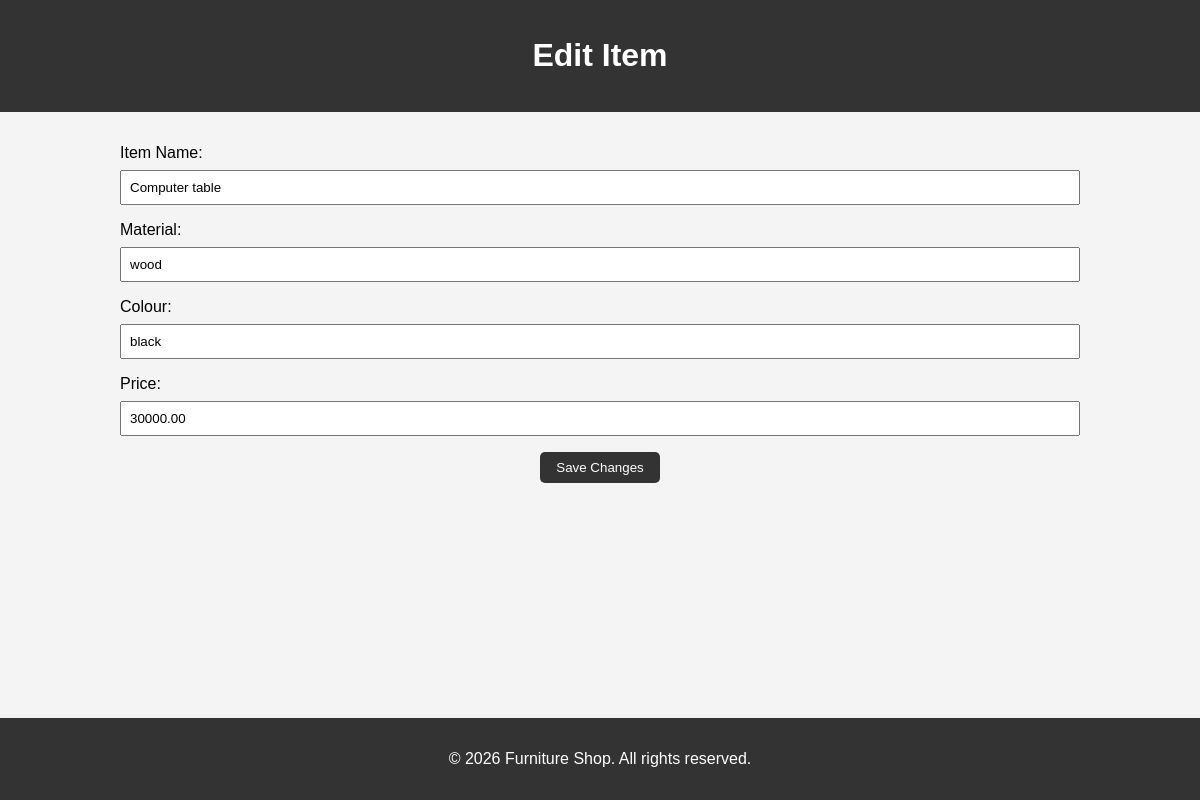
The app's page /edit_item/2/ (signed in) with its own data.
### items/models.py (models this page shows, shortened)
class Furniture(models.Model):
    item_name = models.CharField(max_length=100)
    material = models.CharField(max_length=100)
    colour = models.CharField(max_length=100)
    price = models.DecimalField(max_digits=10, decimal_places=2)

### items/views.py (the view, shortened to what this page needs)
# urls.py: path('edit_item/<int:item_id>/', views.edit_item, name='edit_item'),
@login_required
def edit_item(request, item_id):
    item = get_object_or_404(Furniture, id=item_id)
    return render(request, 'edit_item.html', {'item': item})

### items/templates/edit_item.html (shortened to what this page needs)
<!DOCTYPE html>
<html lang="en">
<head>
</head>
<body>
    <header>
        <h1>Edit Item</h1>
    </header>
    <div class="container">
        <div class="form-container">
            <form method="post">
                <div class="form-group">
                    <label for="item_name">Item Name:</label>
                    <input type="text" id="item_name" name="item_name" value="{{ item.item_name }}" required>
                </div>
                <div class="form-group">
                    <label for="material">Material:</label>
                    <input type="text" id="material" name="material" value="{{ item.material }}" required>
                </div>
                <div class="form-group">
                    <label for="colour">Colour:</label>
                    <input type="text" id="colour" name="colour" value="{{ item.colour }}" required>
                </div>
                <div class="form-group">
                    <label for="price">Price:</label>
                    <input type="number" id="price" name="price" value="{{ item.price }}" required>
                </div>
                <button type="submit">Save Changes</button>
            </form>
        </div>
    </div>
    <footer>
        <p>&copy; 2026 Furniture Shop. All rights reserved.</p>
    </footer>
</body>
</html>

### items/templates/edit_item.html (style rules this page uses)
body { font-family: Arial, sans-serif; margin: 0; padding: 0; background-color: #f4f4f4; }
header { background-color: #333; color: #fff; padding: 1rem 0; text-align: center; }
.container { width: 80%; margin: auto; overflow: hidden; }
.form-container { padding: 2rem 0; text-align: center; }
.form-group { margin-bottom: 1rem; text-align: left; }
label { display: block; margin-bottom: 0.5rem; }
input { width: 100%; padding: 0.5rem; box-sizing: border-box; }
button { padding: 0.5rem 1rem; background-color: #333; color: #fff; border: none; border-radius: 5px; cursor: pointer; }
footer { background-color: #333; color: #fff; text-align: center; padding: 1rem 0; position: fixed; width: 100%; bottom: 0; }

### records on screen
Furniture: item_name "Computer table", material "wood", colour "black", price "30000.00"
